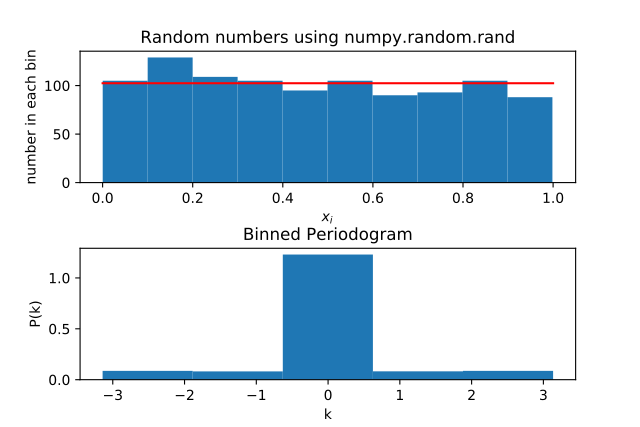

Generate this figure with Python:
"""
Author: Pruthvi Suryadevara
Email:  pruthvi.suryadevara@tifr.res.in
Generating random numbers and finding their power spectrum

"""

import numpy as np
import matplotlib.pyplot as plt
import numpy.fft as ft
import scipy.stats as st

# Generating random numbers between 0,1 and plotting them
n = 1024
y = np.random.rand(n)
plt.subplot(2, 1, 1, title="Sample data")
plt.hist(y)
plt.title("Random numbers using numpy.random.rand")
plt.xlabel("$x_i$")
plt.ylabel("number in each bin")
x_p = np.linspace(0, 1, 100)
y_p = n/10*np.ones(len(x_p))
plt.plot(x_p, y_p, 'r')

ky = ft.fftshift(ft.fft(y))                         # Taking FFT
k = 2*np.pi*ft.fftshift(ft.fftfreq(len(y), 1))      # Finding Frequency
print("max = ", np.max(k), "  min = ", np.min(k))
Pky = (np.abs(ky)**2)/(len(y))                      # Finding Periodogram
plt.subplot(2, 1, 2, title="Binned Periodogram")    # Binning Periodogram
ky_bin, k_be, binnumber = st.binned_statistic(k, Pky, bins=5)
k_bins = (k_be[0:len(k_be)-1]+k_be[1:len(k_be)])/2
plt.bar(k_bins, ky_bin, width=k_be[1]-k_be[0])
plt.xlabel("k")
plt.ylabel("P(k)")
plt.subplots_adjust(wspace=0.4, hspace=0.5)
plt.show()
